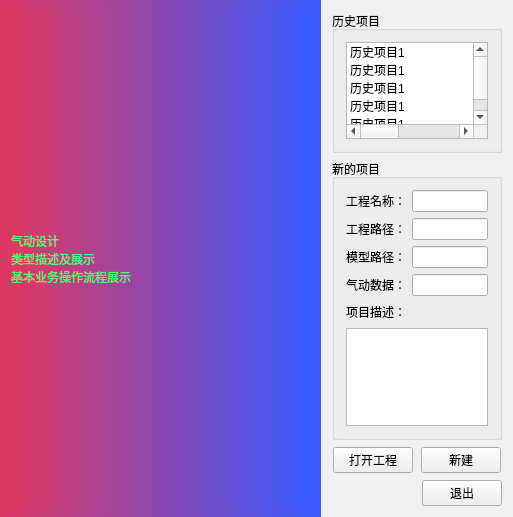
<?xml version="1.0" encoding="UTF-8"?>
<ui version="4.0">
 <class>QidongWidget</class>
 <widget class="QWidget" name="QidongWidget">
  <property name="geometry">
   <rect>
    <x>0</x>
    <y>0</y>
    <width>513</width>
    <height>517</height>
   </rect>
  </property>
  <property name="windowTitle">
   <string>QidongWidget</string>
  </property>
  <layout class="QHBoxLayout" name="horizontalLayout_9" stretch="5,3">
   <property name="spacing">
    <number>0</number>
   </property>
   <property name="leftMargin">
    <number>0</number>
   </property>
   <property name="topMargin">
    <number>0</number>
   </property>
   <property name="rightMargin">
    <number>0</number>
   </property>
   <property name="bottomMargin">
    <number>0</number>
   </property>
   <item>
    <widget class="QWidget" name="widget" native="true">
     <property name="styleSheet">
      <string notr="true">background-color:qlineargradient(spread:pad, x1:0, y1:0, x2:1, y2:0, stop:0 rgba(223, 56, 98, 255), stop:1 rgba(54, 89, 255, 255));</string>
     </property>
     <layout class="QVBoxLayout" name="verticalLayout_4">
      <item>
       <widget class="QLabel" name="label">
        <property name="styleSheet">
         <string notr="true">color: rgb(71, 255, 114);</string>
        </property>
        <property name="text">
         <string>气动设计
类型描述及展示
基本业务操作流程展示</string>
        </property>
       </widget>
      </item>
     </layout>
    </widget>
   </item>
   <item>
    <widget class="QWidget" name="widget_2" native="true">
     <layout class="QVBoxLayout" name="verticalLayout_3">
      <item>
       <widget class="QGroupBox" name="groupBox">
        <property name="title">
         <string>历史项目</string>
        </property>
        <layout class="QVBoxLayout" name="verticalLayout">
         <item>
          <widget class="QListWidget" name="listWidget">
           <item>
            <property name="text">
             <string>历史项目1                                                2021-04-01 15:23:07</string>
            </property>
           </item>
           <item>
            <property name="text">
             <string>历史项目1                                                2021-04-01 15:23:07</string>
            </property>
           </item>
           <item>
            <property name="text">
             <string>历史项目1                                                2021-04-01 15:23:07</string>
            </property>
           </item>
           <item>
            <property name="text">
             <string>历史项目1                                                2021-04-01 15:23:07</string>
            </property>
           </item>
           <item>
            <property name="text">
             <string>历史项目1                                                2021-04-01 15:23:07</string>
            </property>
           </item>
          </widget>
         </item>
        </layout>
       </widget>
      </item>
      <item>
       <widget class="QGroupBox" name="groupBox_2">
        <property name="title">
         <string>新的项目</string>
        </property>
        <layout class="QVBoxLayout" name="verticalLayout_2">
         <item>
          <layout class="QHBoxLayout" name="horizontalLayout">
           <item>
            <widget class="QLabel" name="label_2">
             <property name="text">
              <string>工程名称：</string>
             </property>
            </widget>
           </item>
           <item>
            <widget class="QLineEdit" name="lineEdit"/>
           </item>
          </layout>
         </item>
         <item>
          <layout class="QHBoxLayout" name="horizontalLayout_2">
           <item>
            <widget class="QLabel" name="label_3">
             <property name="text">
              <string>工程路径：</string>
             </property>
            </widget>
           </item>
           <item>
            <widget class="QLineEdit" name="lineEdit_2"/>
           </item>
          </layout>
         </item>
         <item>
          <layout class="QHBoxLayout" name="horizontalLayout_3">
           <item>
            <widget class="QLabel" name="label_4">
             <property name="text">
              <string>模型路径：</string>
             </property>
            </widget>
           </item>
           <item>
            <widget class="QLineEdit" name="lineEdit_3"/>
           </item>
          </layout>
         </item>
         <item>
          <layout class="QHBoxLayout" name="horizontalLayout_4">
           <item>
            <widget class="QLabel" name="label_5">
             <property name="text">
              <string>气动数据：</string>
             </property>
            </widget>
           </item>
           <item>
            <widget class="QLineEdit" name="lineEdit_4"/>
           </item>
          </layout>
         </item>
         <item>
          <layout class="QHBoxLayout" name="horizontalLayout_5">
           <item>
            <widget class="QLabel" name="label_6">
             <property name="text">
              <string>项目描述：</string>
             </property>
            </widget>
           </item>
           <item>
            <spacer name="horizontalSpacer">
             <property name="orientation">
              <enum>Qt::Horizontal</enum>
             </property>
             <property name="sizeHint" stdset="0">
              <size>
               <width>40</width>
               <height>20</height>
              </size>
             </property>
            </spacer>
           </item>
          </layout>
         </item>
         <item>
          <widget class="QTextEdit" name="textEdit"/>
         </item>
        </layout>
       </widget>
      </item>
      <item>
       <spacer name="verticalSpacer">
        <property name="orientation">
         <enum>Qt::Vertical</enum>
        </property>
        <property name="sizeHint" stdset="0">
         <size>
          <width>20</width>
          <height>0</height>
         </size>
        </property>
       </spacer>
      </item>
      <item>
       <layout class="QHBoxLayout" name="horizontalLayout_8">
        <item>
         <spacer name="horizontalSpacer_5">
          <property name="orientation">
           <enum>Qt::Horizontal</enum>
          </property>
          <property name="sizeHint" stdset="0">
           <size>
            <width>40</width>
            <height>20</height>
           </size>
          </property>
         </spacer>
        </item>
        <item>
         <layout class="QHBoxLayout" name="horizontalLayout_6">
          <item>
           <widget class="QPushButton" name="pushButton_2">
            <property name="text">
             <string>打开工程</string>
            </property>
           </widget>
          </item>
          <item>
           <spacer name="horizontalSpacer_2">
            <property name="orientation">
             <enum>Qt::Horizontal</enum>
            </property>
            <property name="sizeHint" stdset="0">
             <size>
              <width>40</width>
              <height>20</height>
             </size>
            </property>
           </spacer>
          </item>
          <item>
           <widget class="QPushButton" name="pushButton">
            <property name="text">
             <string>新建</string>
            </property>
           </widget>
          </item>
         </layout>
        </item>
        <item>
         <spacer name="horizontalSpacer_4">
          <property name="orientation">
           <enum>Qt::Horizontal</enum>
          </property>
          <property name="sizeHint" stdset="0">
           <size>
            <width>40</width>
            <height>28</height>
           </size>
          </property>
         </spacer>
        </item>
       </layout>
      </item>
      <item>
       <spacer name="verticalSpacer_2">
        <property name="orientation">
         <enum>Qt::Vertical</enum>
        </property>
        <property name="sizeHint" stdset="0">
         <size>
          <width>20</width>
          <height>0</height>
         </size>
        </property>
       </spacer>
      </item>
      <item>
       <layout class="QHBoxLayout" name="horizontalLayout_7">
        <item>
         <spacer name="horizontalSpacer_3">
          <property name="orientation">
           <enum>Qt::Horizontal</enum>
          </property>
          <property name="sizeHint" stdset="0">
           <size>
            <width>40</width>
            <height>20</height>
           </size>
          </property>
         </spacer>
        </item>
        <item>
         <widget class="QPushButton" name="pushButton_3">
          <property name="text">
           <string>退出</string>
          </property>
         </widget>
        </item>
       </layout>
      </item>
     </layout>
    </widget>
   </item>
  </layout>
 </widget>
 <layoutdefault spacing="6" margin="11"/>
 <resources/>
 <connections/>
</ui>
